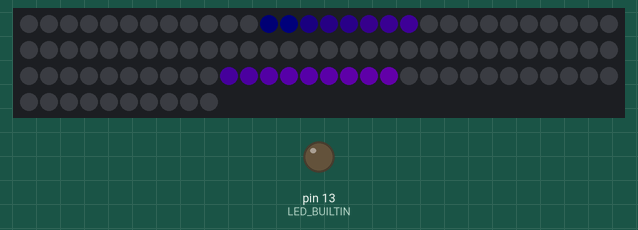
Simulated run of this sketch. Board: Arduino Uno, built with avr-gcc and run on an emulated ATmega328P. Shown: 100 RGB LEDs in strip order, left to right, continuing on the next row, output pins drawn as LEDs (lit = HIGH). Dim RGB values are drawn brighter than linear; colours are those a GRB WS2812 strip shows for the declared byte order.

Above: at 1.26 s.
At 4.01 s:
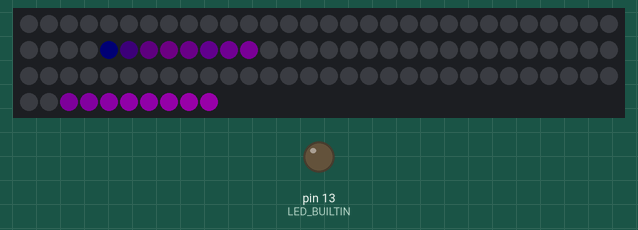
At 10.59 s:
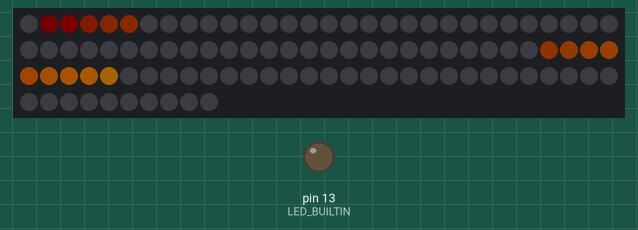
At 19.23 s:
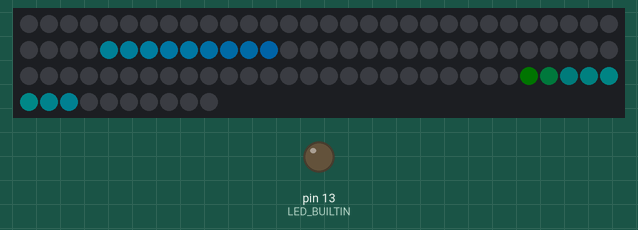
At 30.47 s:
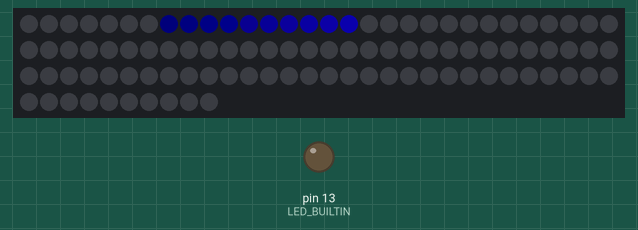
At 39.93 s:
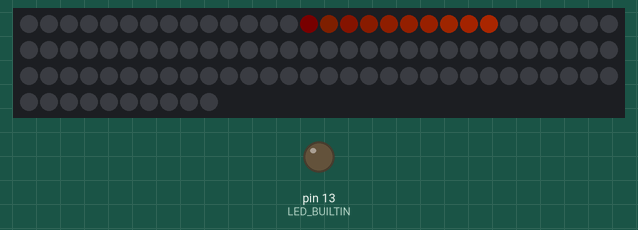

The sketch:

strand.ino
```cpp
#include <FastLED.h>
#include "animations.hpp"
#include "constants.hpp"

// This include is needed to fix "undefined reference to `Adafruit_USBD_CDC::begin(unsigned long)'"
//#include <Adafruit_CircuitPlayground.h>

// Just a single strand running up the top tube

// How many leds in your strip?
const int NUM_LEDS = 100;

// For led chips like Neopixels, which have a data line, ground, and power, you just
// need to define DATA_PIN.  For led chipsets that are SPI based (four wires - data, clock,
// ground, and power), like the LPD8806 define both DATA_PIN and CLOCK_PIN
const int DATA_PIN = 2;
const int BUTTON_PIN = 11;

// Define the array of leds
CRGB leds[NUM_LEDS];

Streak streak1(leds, NUM_LEDS, 9, 0);
Streak streak2(leds, NUM_LEDS, 9, NUM_LEDS / 2);
Animation* pair[] = {&streak1, &streak2};
MultipleAnimations streaks(leds, NUM_LEDS, pair, COUNT_OF(pair));
Comet comet(leds, NUM_LEDS);

UsaColors usaColors;
RainbowColors rainbowColors(1, 1);
RainbowColors iteratingColors1(20, 20), iteratingColors2(20, 20);
SingleColor singleColor;

Animation* animations[] = {
  &streaks,
  &comet,
};

ColorFunctor* colorFunctors[] = {
  //&singleColor,
  //&usaColors,
  &rainbowColors,
  &iteratingColors1,
};


void setup() {
  FastLED.addLeds<WS2812B, DATA_PIN, BGR>(leds, NUM_LEDS);
  FastLED.setBrightness(64);
  FastLED.setMaxPowerInVoltsAndMilliamps(5, 400);
  FastLED.clear();
  pinMode(DATA_PIN, OUTPUT);
  pinMode(BUTTON_PIN, INPUT_PULLUP);
  pinMode(LED_BUILTIN, OUTPUT);
  singleColor.color = CRGB::Green;
  Serial.begin(115200);
}


const int maxSleepTime_ms = 150;
const int minSleepTime_ms = 30;
const int sleepTimeIncrement_ms = 3;
int sleepTime_ms = minSleepTime_ms;
int sleepTimeStep_ms = -sleepTimeIncrement_ms;
uint8_t animationIndex = 0;
uint8_t colorFunctorIndex = 0;

auto start_ms = millis();

void loop() {
  // Do animations here
  ColorFunctor* functor = colorFunctors[colorFunctorIndex];
  animations[animationIndex]->animate(*functor);
  functor->reset();

  FastLED.show();
  // Vary the speed of the animation
  sleepTime_ms += sleepTimeStep_ms;
  if (sleepTime_ms >= maxSleepTime_ms) {
    sleepTimeStep_ms = -sleepTimeIncrement_ms;
  } else if (sleepTime_ms <= minSleepTime_ms) {
    sleepTimeStep_ms = sleepTimeIncrement_ms;
  }
  auto start = millis();
  while (millis() < start + sleepTime_ms) {
    //checkAndHandleButton();
  }
  FastLED.clear();

  if (start_ms + 30000 < millis()) {
    ++animationIndex;
    if (animationIndex == COUNT_OF(animations)) {
      animationIndex = 0;
      colorFunctorIndex = (colorFunctorIndex + 1) % COUNT_OF(colorFunctors);
    }
    start_ms = millis();
  }
}


void checkAndHandleButton() {
  return;
  static int debounceTime_ms = 0;
  static bool pressed = false;

  int buttonState = digitalRead(BUTTON_PIN);
  if (buttonState == HIGH) {
    // Not pressed
    pressed = false;
    digitalWrite(LED_BUILTIN, LOW);
    return;
  }

  if (debounceTime_ms - millis() < 25) {
    // Just a bounce, ignore it
    return;
  }

  debounceTime_ms = millis();
  // Avoid continual presses
  if (!pressed) {
    pressed = true;
    digitalWrite(LED_BUILTIN, HIGH);
    colorFunctorIndex = (colorFunctorIndex + 1) % COUNT_OF(colorFunctors);
  }
}

// Fix for "undefined reference to `std::__throw_bad_alloc()'"
namespace std {
  void __throw_bad_alloc()
  {
    Serial.println("Unable to allocate memory");
    for (;;);
  }
}
```

animations.cpp
```cpp
#include <FastLED.h>
#include "animations.hpp"

SingleColor::SingleColor() : color(CRGB::Red) {
}


CRGB SingleColor::getColor() {
  return color;
}


void SingleColor::reset() {
}


UsaColors::UsaColors() : count(0) {
}


CRGB UsaColors::getColor() {
  ++count;
  if (count <= 3) {
    return CRGB::Red;
  }
  if (count <= 6) {
    return CRGB::White;
  }
  return CRGB::Blue;
}


void UsaColors::reset() {
  count = 0;
}


RainbowColors::RainbowColors(uint8_t skipPerLed_, uint8_t skipPerIteration_) :
  hue(0),
  skipPerLed(skipPerLed_),
  skipPerIteration(skipPerIteration_),
  offset(hue),
  value(50)
{
}


CRGB RainbowColors::getColor() {
  offset += skipPerLed;
  if (value < 255 - 20) {
    value += 20;
  } else {
    value = 255;
  }
  return CHSV(offset, 255, value);
}


void RainbowColors::reset() {
  hue += skipPerIteration;
  offset = hue;
  value = 0;
}

MultipleAnimations::MultipleAnimations(
  CRGB* const leds_,
  const uint8_t ledCount_,
  Animation** animations_,
  const uint8_t animationCount_
) :
  leds(leds_),
  ledCount(ledCount_),
  animations(animations_),
  animationCount(animationCount_)
{
}

void MultipleAnimations::animate(ColorFunctor& functor) {
  for (int i = 0; i < animationCount; ++i) {
    animations[i]->animate(functor);
  }
}

Streak::Streak(CRGB * leds_, uint8_t numLeds_, uint8_t length_, uint8_t start) :
  state(streakState_t::BEGIN),
  leds(leds_),
  numLeds(numLeds_),
  length(length_),
  index(start < numLeds_ ? start : 0)
{
  if (index < length_) {
    state = streakState_t::BEGIN;
  } else if (index < numLeds_ - length) {
    state = streakState_t::MIDDLE;
  } else {
    state = streakState_t::END;
  }
}

void Streak::animate(ColorFunctor & colorFunctor) {
  switch (state) {
    case streakState_t::BEGIN:
      for (int i = 0; i < index; ++i) {
        leds[i] = colorFunctor.getColor();
      }
      ++index;
      // I don't ever expect index > length, but just to be defensive, do >=
      if (index >= length) {
        index = 0;
        state = streakState_t::MIDDLE;
      }
      break;
    case streakState_t::MIDDLE:
      for (int i = 0; i < length; ++i) {
        leds[index + i] = colorFunctor.getColor();
      }
      ++index;
      // I don't ever expect index + length > INCH_WORM_LENGTH, but just to be defensive, do >=
      if (index + length >= numLeds) {
        index = 0;
        state = streakState_t::END;
      }
      break;
    case streakState_t::END:
      for (int i = 0; i < length - index; ++i) {
        leds[numLeds - length + index + i] = colorFunctor.getColor();
      }
      ++index;
      // I don't ever expect index > length, but just to be defensive, do >=
      if (index >= length) {
        index = 0;
        state = streakState_t::BEGIN;
      }
      break;
    default:
      state = streakState_t::BEGIN;
      index = 0;
  }
}

Comet::Comet(CRGB* leds_, uint8_t ledCount_) :
  leds(leds_),
  ledCount(ledCount_),
  start(0),
  hue(0),
  hues(new uint8_t[ledCount_]),
  brightnesses(new uint8_t[ledCount_])
{
  memset(hues, 0, ledCount_ * sizeof(hues[0]));
  memset(brightnesses, 0, ledCount_ * sizeof(brightnesses[0]));
}

void Comet::animate(ColorFunctor&) {
  const int offBrightness = 0;
  const int brightnessStep = 20;
  const int cometBrightness = 255;
  const int length = 10;

  fill_solid(leds, ledCount, CHSV(hue + 128, 255, offBrightness));
  uint8_t brightness = 255 - length * brightnessStep;
  static_assert(cometBrightness - brightnessStep * length > 0);
  for (int i = 0; i < length; ++i) {
    leds[(start + i) % ledCount] = CHSV(hue, 255, brightness);
    brightness += brightnessStep;
  }
  ++hue;
  ++start;
}
```

animations.hpp
```cpp
#include <FastLED.h>

class ColorFunctor {
  public:
    virtual CRGB getColor() = 0;
    // Notifies the functor that the animation frame has completed, and it can prepare for the next frame
    virtual void reset() = 0;
};


class Animation {
  public:
    virtual void animate(ColorFunctor&) = 0;
};


class SingleColor : public ColorFunctor {
  public:
    SingleColor();
    CRGB color;
    CRGB getColor();
    void reset();
};


class UsaColors : public ColorFunctor {
  private:
    uint8_t count;
  public:
    UsaColors();
    CRGB getColor();
    void reset();
};

class RainbowColors : public ColorFunctor {
  private:
    uint8_t hue;
    const uint8_t skipPerLed;
    const uint8_t skipPerIteration;
    uint8_t offset;
    uint8_t value;
  public:
    RainbowColors(uint8_t skipPerLed_, uint8_t skipPerIteration_);
    CRGB getColor();
    void reset();
};

class MultipleAnimations : public Animation {
  public:
    MultipleAnimations(
      CRGB* leds,
      uint8_t ledCount,
      Animation** animations,
      uint8_t animationCount
    );
    ~MultipleAnimations() = default;
    void animate(ColorFunctor& colorFunctor) override;
  private:
    CRGB* const leds;
    const uint8_t ledCount;
    Animation** animations;
    const uint8_t animationCount;

    MultipleAnimations(MultipleAnimations&) = delete;
    MultipleAnimations(MultipleAnimations&&) = delete;
};

class Streak : public Animation {
  public:
    Streak(CRGB * leds_, uint8_t numLeds_, uint8_t length_, uint8_t start);
    void animate(ColorFunctor & colorFunctor);

  protected:
    enum class streakState_t { BEGIN, MIDDLE, END };
    streakState_t state;
    CRGB * const leds;
    const uint8_t numLeds;
    const uint8_t length;
    uint8_t index = 0;

    Streak(Streak&) = delete;
    Streak(Streak&&) = delete;
};

class Comet : public Animation {
  public:
    Comet(CRGB* leds, uint8_t ledCount);
    void animate(ColorFunctor&) override;

  private:
    CRGB* const leds;
    const uint8_t ledCount;
    uint8_t start;
    uint8_t hue;
    uint8_t* hues;
    uint8_t* brightnesses;

    Comet(Comet&) = delete;
    Comet(Comet&&) = delete;
};
```

constants.hpp
```cpp
#ifndef CONSTANTS_HPP
#define CONSTANTS_HPP

#define COUNT_OF(x) (sizeof(x) / sizeof(x[0]))

#endif
```
